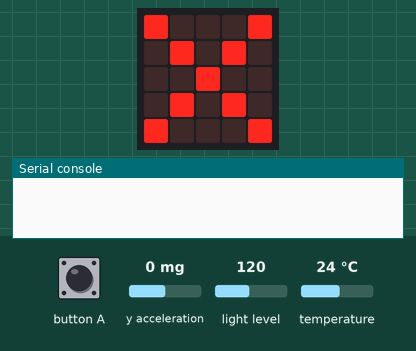
The program below on a simulated BBC micro:bit (MakeCode). Parts: the board's 5×5 LED display, the last lines printed to the serial console. Inputs (shaded band) come from the test bench; at power-on: y acceleration 0 mg, light level 120, temperature 24 °C. No radio messages arrive unless stated (any console line starting 'radio sent:' is added by the test bench).

Above: at 1.8 s.
1.9 s: button A pressed for 0.15 s
At 2.4 s:
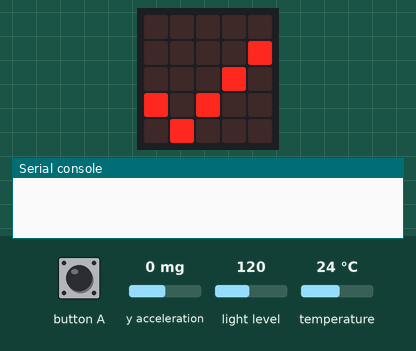
At 4.0 s:
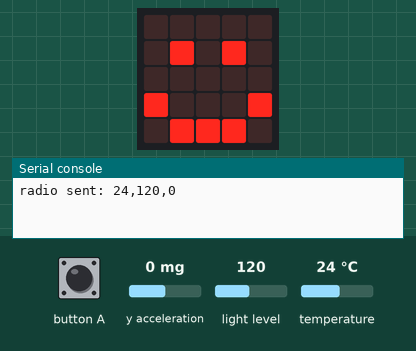
Timing chart, 0 to 5.5 s (numbered marks = the images above; inputs shaded):
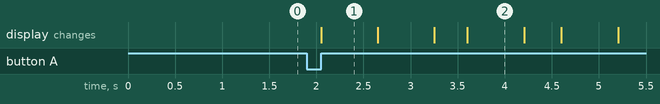

The program:

main.ts
```typescript
input.onButtonPressed(Button.A, function () {
    enviar = true
    basic.showIcon(IconNames.Yes)
})
let enviar = false
enviar = false
basic.showIcon(IconNames.No)
radio.setGroup(1)
loops.everyInterval(1000, function () {
    if (enviar) {
        basic.showIcon(IconNames.Happy)
        radio.sendString("" + input.temperature() + "," + input.lightLevel() + "," + input.acceleration(Dimension.Y))
        basic.clearScreen()
    }
})
```

test.ts
```typescript
// aquí va el archivo "tests"; esto no se compilará cuando este paquete se utilice como una extensión.
```

Measured:
- after the input at 1.9 s, the display: changes after 0.15 s (image 1)
- what the display in image 1 shows lasts 0.6 s, from 2.1 s to 2.7 s
